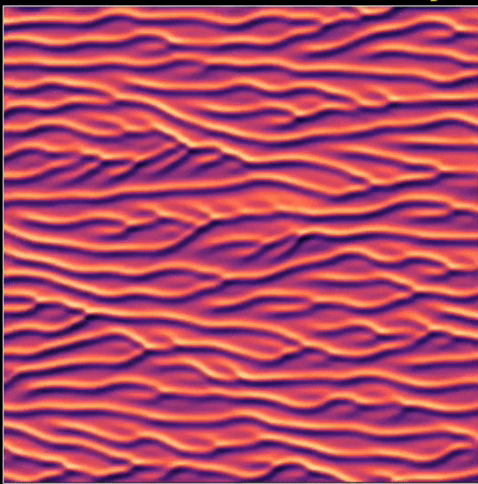
#> input picture frame 71 of ksheat vid.mov, 478 x 484 px, given in place of dots_quasi.wmv, which was not available
$ jupyter execute 'TTSA Day 3.ipynb'   (text cells are left out)
#> lines starting #> are read from the running program, lines starting #| are printed output that depends on the picture; pictures that were not available may be replaced by others from this repository, and a replacement may not be noted
[cell 1]
import numpy as np
from PIL import Image
import cv2
import glob
from scipy import interpolate

[cell 2]
import cv2
import numpy as np

def video_to_frames(video_path):
    # Open the video file
#> called with video_path = 'dots_quasi.wmv'
    video = cv2.VideoCapture(video_path)

    # Initialize an empty list to store the frames
    frames = []

    # Read the video frame by frame
    while video.isOpened():
        ret, frame = video.read()
#> frame is the input picture: shape (484, 478, 3); mean B, G, R 102.3, 72.8, 173

        if not ret:
            break

        # Split the frame into separate color channels (BGR order)
        b, g, r = cv2.split(frame)
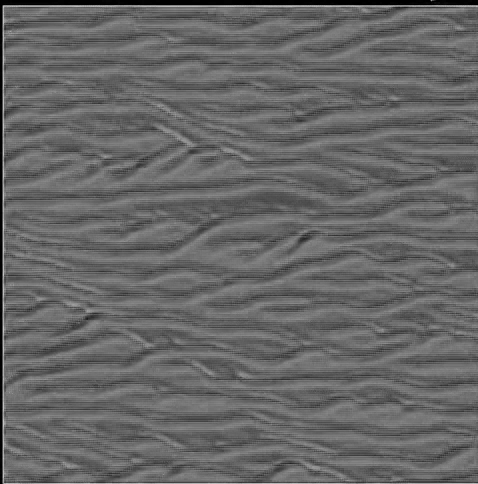
#> b: shape (484, 478); min 0, max 198, mean 102.3
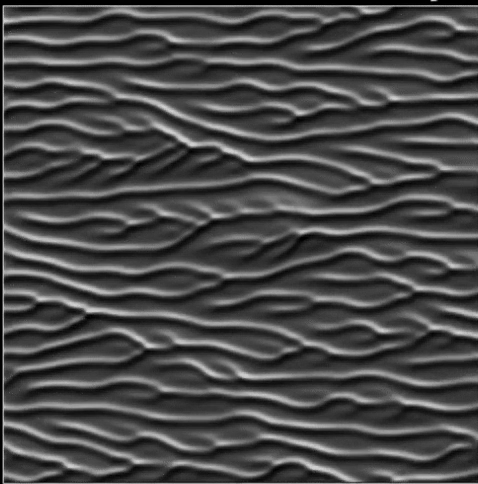
#> g: shape (484, 478); min 0, max 211, mean 72.8
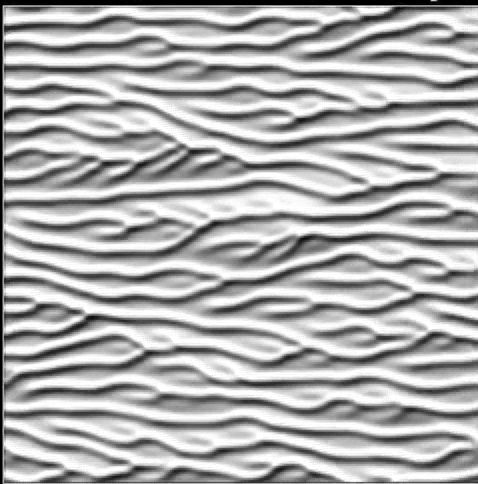
#> r: shape (484, 478); min 0, max 255, mean 173

        # Append the frames to the list
        frames.append((r, g, b))

    # Release the video file
    video.release()

    return frames

# Provide the path to your video file
video_path = 'dots_quasi.wmv'

# Convert the video to frames
frames = video_to_frames(video_path)

$ run again, starting later in the video
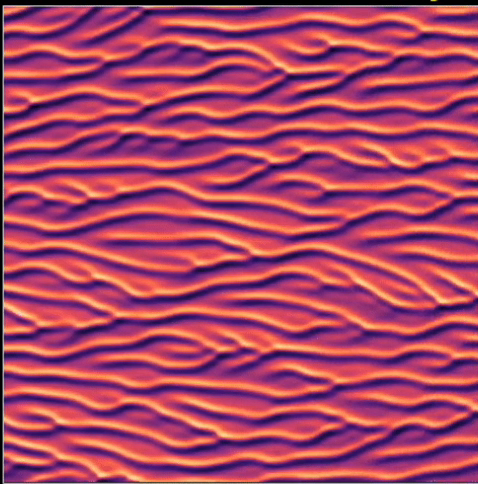
#> input picture frame 321 of ksheat vid.mov, 478 x 484 px, given in place of dots_quasi.wmv, which was not available
#> in video_to_frames, frame is the input picture: shape (484, 478, 3); mean B, G, R 101, 70, 168.9
#> in video_to_frames, `b, g, r = cv2.split(frame)`:
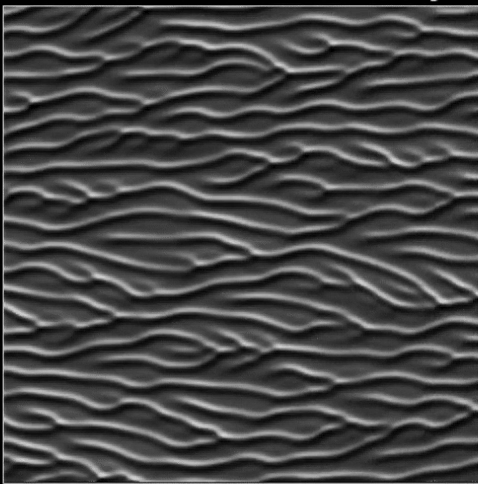
#> g: shape (484, 478); min 0, max 210, mean 70
#> in video_to_frames, `b, g, r = cv2.split(frame)`:
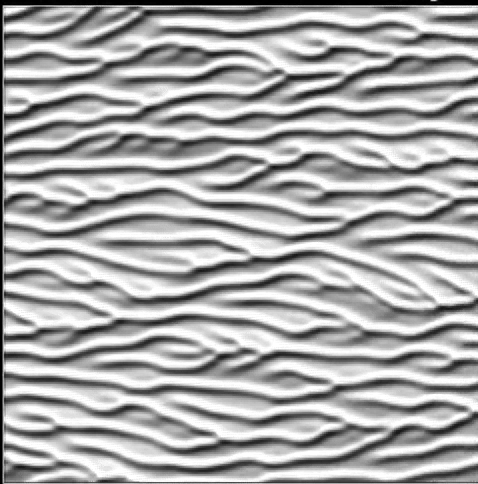
#> r: shape (484, 478); min 0, max 255, mean 168.9

$ run again, starting later in the video
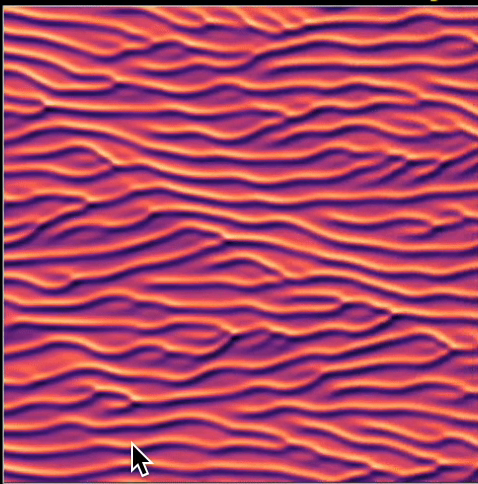
#> input picture frame 571 of ksheat vid.mov, 478 x 484 px, given in place of dots_quasi.wmv, which was not available
#> in video_to_frames, frame is the input picture: shape (484, 478, 3); mean B, G, R 102.4, 70.5, 169.3
#> in video_to_frames, `b, g, r = cv2.split(frame)`:
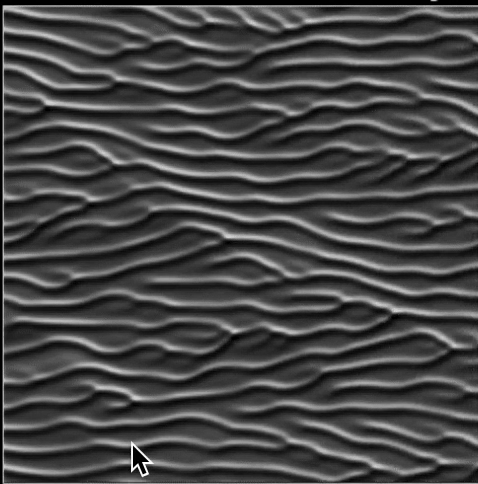
#> g: shape (484, 478); min 0, max 255, mean 70.5
#> in video_to_frames, `b, g, r = cv2.split(frame)`:
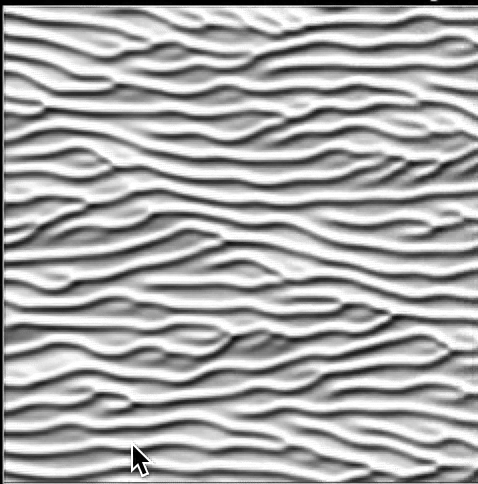
#> r: shape (484, 478); min 0, max 255, mean 169.3
